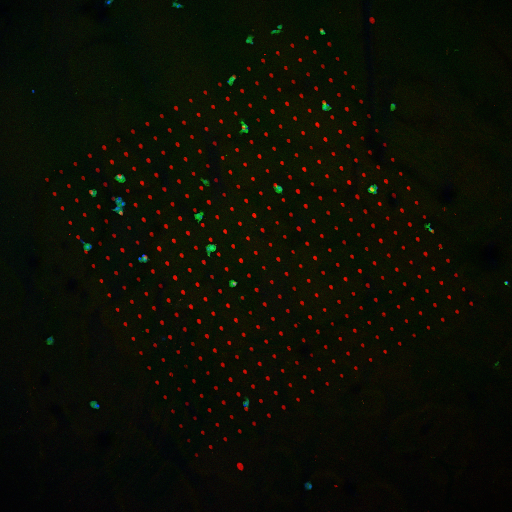
%> input picture Project001_Series005_z0.tif, 512 x 512 px
$ octave --eval "result = macroCount('Project001_Series005_z0.tif');"   (GNU Octave 9; MATLAB toolbox functions it lacks are replaced by stand-ins)
%> lines starting %> are read from the running program, lines starting %| are printed output that depends on the picture; in (x1, y1, x2, y2) boxes, pixels count from 0 and x2, y2 are one past the last pixel; in counts of white or black regions, pixels touching at a corner belong together; the program's own positions count from 1
function [numBlobs, Centroid] = macroCount(filename, varargin)
%> called with filename = 'Project001_Series005_z0.tif'
% Using Function:
% macroCount(filename, property value pair);
% Properties :
% channel : r,g,b, gb default blue
% rect : [Row Column Height Width], default all image.
% norm : The rect units are normalized, 0 : pixels, 1: normalized
% scale : 0.01 - 1, default 0.7
% pxmm : pixels per mm
% area : Compute the number of cells for this area in mm^2
% white : Removes white areas using this threhold and the channels not used for analysis, 0-255, default is 0
% wchans: The channels used for white thresholding, 0-Using default
% channels which are the channels except the channel specified by channel
% input, otherwise any compination of rgb
% border : Crop from borders by this amount of pixels, scalar, [Horizontal
% Vertical] or [left top right bottom]
% Examples:
% macroCount('Project001_Series005_z0.TIF', 'scale', 0.8)
% macroCount('M2_CD163_CTOG_MC_10x_3s_array_1-2 - Kopie.jpg','rect',[1 751 250 250])
% macroCount('M2_CD163_CTOG_MC_10x_3s_array_1-2 - Kopie.jpg','rect',[1 751 250 250],'channel','g')
% numBlobs = macroCount(...);
% [numBlobs, Centroid] = macroCount(...);
% returns number of blobs and centroids.
%% Cell Counting
% This example shows how to use a combination of basic morphological operators and blob analysis to extract information from a video stream. In this case, the example counts the number of E. Coli bacteria in each video frame. Note that the cells are of varying brightness, which makes the task of segmentation more challenging.
% Initialization
% Use these next sections of code to initialize the required variables and objects.
%% Create a System object to read video from avi file.
% filename = 'M2_CD163_CTOG_MC_10x_3s_array_1-2 - Kopie.jpg';
% filename = 'Project001_Series005_z0.TIF';


p = inputParser;
validRect = @(x) isnumeric(x) && numel(x) == 4;
validChannel = @(x) (ischar(x) || isnumeric(x));
validScale = @(x) isnumeric(x) && isscalar(x) && (x > 0);
validAngle = @(x) isnumeric(x) && isscalar(x);
validWhite = @(x) isnumeric(x) && isscalar(x) && (x > 0) && (x < 256);
validBorder = @(x) isnumeric(x) && (isscalar(x) || numel(x) == 2 || numel(x) == 4);
validBlob = @(x) isnumeric(x) && numel(x) < 3;

addRequired(p,'filename', validChannel);      % Filename to be read
addParameter(p,'channel', 'b', validChannel); % Choose channel
addParameter(p,'rect',[],validRect);    % Apply to a specific rectangle, crops image
addParameter(p,'scale',0.7,validScale); % Scales OTSU's threshold
addParameter(p,'norm',0,validScale); % 1 if rect is in normalized units
addParameter(p,'pxmm',0,validScale); % Pixels per mm
addParameter(p,'area',0,validScale); % Area in mm^2
addParameter(p,'white',0,validWhite);   % Removes white labels if any
addParameter(p,'wchans',0,validChannel);   % Removes white using this channels
addParameter(p,'border',0,validBorder); % Border crop
addParameter(p,'areablob',[4 300],validBlob); % Blob area min-max
addParameter(p,'maskRect',[],validRect);      % Clears all image data external to this rectangle
addParameter(p,'maskAngle',[],validAngle);    % The angle that maskRect should be rotated in clockwise direction

parse(p,filename,varargin{:});
areablob = p.Results.areablob;
if isscalar(p.Results.areablob)
    areablob = [p.Results.areablob 300];
end
areablob = [min(areablob) max(areablob)];

orig = imread(p.Results.filename);
%> orig is the input picture: size 512x512x3 uint8; mean R, G, B 12.6, 14.6, 4.7
if ~isempty(p.Results.maskRect)
    pg = prod(size(orig,[1 2]));
    msk = find(~immask(orig,p.Results.maskRect,p.Results.maskAngle))+[0 pg 2*pg]; % [0 pg 2*pg] -> We need to mask all three channels.
    orig(msk) = 0;
end
if isempty(p.Results.rect)
    origCrop = orig;
else
    if p.Results.norm
        origCrop = imcrop(orig, p.Results.rect.*repmat(size(orig,[2 1]),[1 2]));
    else
        origCrop = imcrop(orig, p.Results.rect);
    end
end
cropRed = medfilt2(double(origCrop(:,:,1))/255);
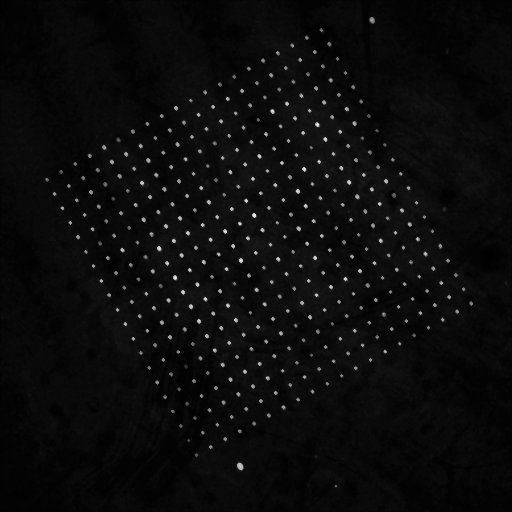
%> cropRed: size 512x512 double; min 0, max 0.925, mean 0.0462
cropGreen = medfilt2(double(origCrop(:,:,2))/255);
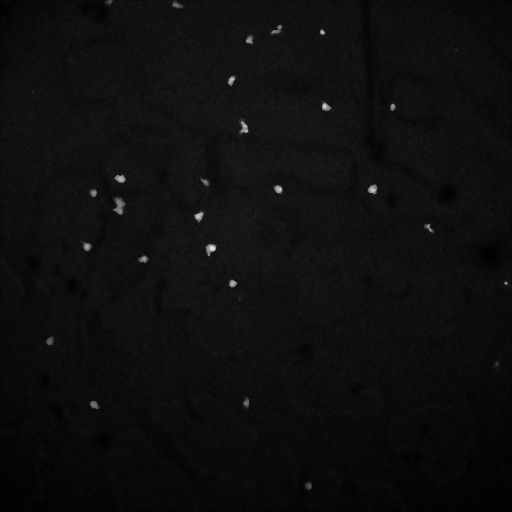
%> cropGreen: size 512x512 double; min 0, max 0.914, mean 0.0567
cropBlue = medfilt2(double(origCrop(:,:,3))/255);
switch(p.Results.channel)
    case {4,'r'}
        cropAnalysis = cropRed;
        chanName = 'origRed';
    case {2,'g'}
        cropAnalysis = cropGreen;
        chanName = 'origGreen';
    case {1,'b'}
        cropAnalysis = cropBlue;
        chanName = 'origBlue';
    case {3,'gb','bg'}
        cropAnalysis = (cropBlue + cropGreen)/2;
        chanName = 'origGreenBlue';
end
if numel(p.Results.border) > 1 || p.Results.border(1)
    switch numel(p.Results.border)
        case 1
            cropAnalysis = cropAnalysis(1+p.Results.border:end-p.Results.border,1+p.Results.border:end-p.Results.border);
            origCrop = origCrop(1+p.Results.border:end-p.Results.border,1+p.Results.border:end-p.Results.border,:);
        case 2
            cropAnalysis = cropAnalysis(1+p.Results.border(2):end-p.Results.border(2),1+p.Results.border(1):end-p.Results.border(1));
            origCrop = origCrop(1+p.Results.border(2):end-p.Results.border(2),1+p.Results.border(1):end-p.Results.border(1),:);
        case 4
            cropAnalysis = cropAnalysis(1+p.Results.border(2):end-p.Results.border(4),1+p.Results.border(1):end-p.Results.border(3));
            origCrop = origCrop(1+p.Results.border(2):end-p.Results.border(4),1+p.Results.border(1):end-p.Results.border(3),:);
    end
end
if p.Results.white
    if isnumeric(p.Results.wchans)
        if ~p.Results.wchans(1)
            switch(p.Results.channel)
                case {4,'r'}
                    indx = find(mean(origCrop(:,:,[2 3]),3)>p.Results.white);
                case {2,'g'}
                    indx = find(mean(origCrop(:,:,[1 3]),3)>p.Results.white);
                case {1,'b'}
                    indx = find(mean(origCrop(:,:,[1 2]),3)>p.Results.white);
                case {3,'gb','bg'}
                    indx = find(mean(origCrop(:,:,1),3)>p.Results.white);
            end
        else
            indx = find(mean(origCrop(:,:,p.Results.wchans),3)>p.Results.white);
        end
    else
        [~,indx] = intersect('rgba',p.Results.wchans);
        if any(indx == 4)
            indx = find(mean(origCrop,3)>p.Results.white);
        else
            indx = find(mean(origCrop(:,:,indx),3)>p.Results.white);
        end
    end
    cropAnalysis(indx) = 0;
end
% Create a BlobAnalysis System object to find the centroid of the segmented cells in the video.
hblob = vision.BlobAnalysis( ...
    'AreaOutputPort', true, ...
    'CentroidOutputPort',true,...
    'BoundingBoxOutputPort', true, ...
    'MajorAxisLengthOutputPort',true,...
    'MinorAxisLengthOutputPort',true,...
    'OrientationOutputPort',true,...
    'EccentricityOutputPort',true,...
    'EquivalentDiameterSquaredOutputPort',true,...
    'ExtentOutputPort',true,...
    'PerimeterOutputPort',true,...
    'MinimumBlobArea', areablob(1), ...
    'MaximumBlobArea', areablob(2), ...
    'ExcludeBorderBlobs',false,...
    'MaximumCount', 1500);
%% Stream Processing Loop
%Create a processing loop to count the number of cells in the input video. This loop uses the System objects you instantiated above.
% Read input video frame

% Apply a combination of morphological dilation and image arithmetic
% operations to remove uneven illumination and to emphasize the
% boundaries between the cells.
y1 = 2*cropAnalysis - imdilate(cropAnalysis, strel('square',7));
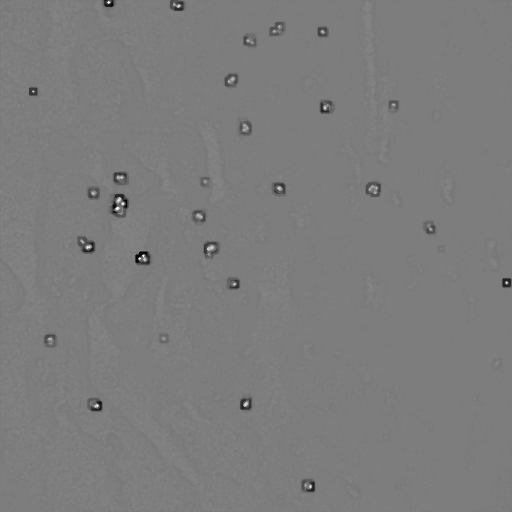
%> y1: size 512x512 double; min -0.608, max 0.647, mean 0.00653; drawn with min black and max white
y1(y1<0) = 0;
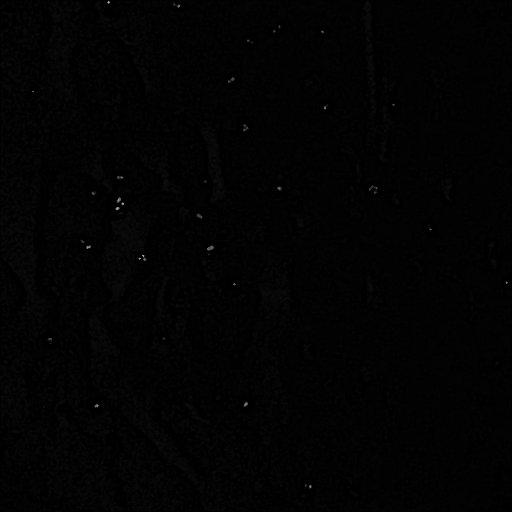
%> y1: size 512x512 double; 7.14% of pixels changed, all inside (x1, y1, x2, y2) = (0, 0, 512, 512)
y1(y1>1) = 1;
y2 = imdilate(y1, strel('square',7)) - y1;

th = multithresh(y2);               % Determine threshold using Otsu's method
%> th = 0.178
y3 = (y2 <= th*p.Results.scale);    % Binarize the image.
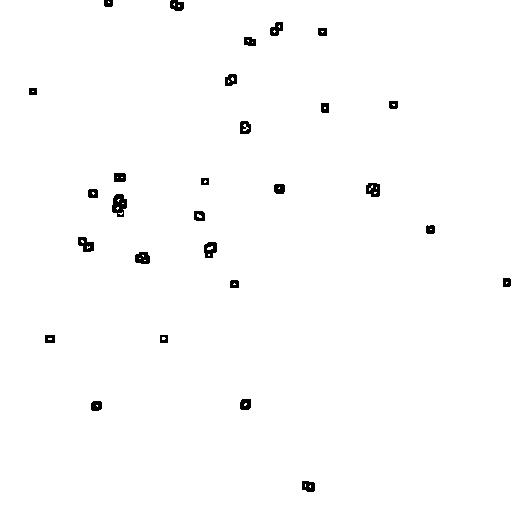
%> y3: size 512x512 logical; 98.9% white; 28 black regions, largest, box (x1, y1, x2, y2) and area: (112, 194, 127, 217) 243, (78, 237, 94, 252) 157, (366, 183, 380, 197) 156
[area,Centroid,bbox,majoraxis,minoraxis,orientation,eccentricity,eqdiasq,extent,perimeter] = hblob(y3);
%> area = 27 values, max 19 at index 18, min 4 at index 9, mean 7; Centroid = 27 rows, first 12: [50.5 339.5; 83 242; 88.83 247.8; 93.83 193.8; 118.2 208.8; 119 200.8; 121.4 214.1; 164.2 339; 174.8 5; 179.5 6.5; 199.9 216.6; 205.8 182.2]; bbox = 27 rows, first 8: [49 339 4 2; 82 241 3 3; 88 247 3 3; 93 193 3 3; 117 208 3 3; 118 200 3 3; 119 213 5 3; 163 338 4 3]; majoraxis = 27 values, max 8.1 at index 18, min 2.31 at index 10, mean 3.96; minoraxis = 27 values, max 5.68 at index 18, min 2.08 at index 9, mean 2.59; orientation = 27 values, max 1.57 at index 9, min -1.49 at index 18, mean 0.247; eccentricity = 27 values, max 0.952 at index 25, min 0 at index 10, mean 0.639; eqdiasq = 27 values, max 24.19 at index 18, min 5.09 at index 9, mean 8.91; extent = 27 values, max 1 at index 1, min 0.417 at index 25, mean 0.718; perimeter = 27 values, max 21.64 at index 18, min 3.56 at index 10, mean 7
idxrem = eccentricity>0.95;
%> idxrem = 27 logical values, 1 true
area(idxrem) = [];
Centroid(idxrem,:) = [];
bbox(idxrem,:) = [];
majoraxis(idxrem) = [];
minoraxis(idxrem) = [];
orientation(idxrem) = [];
eccentricity(idxrem) = [];
eqdiasq(idxrem) = [];
extent(idxrem) = [];
perimeter(idxrem) = [];

area = double(area);
%> area = 26 values, max 19 at index 18, min 4 at index 9, mean 6.88
% Centroid = double(step(hblob, y3)); % Calculate the centroid
numBlobs = size(Centroid,1);        % and number of cells.
%> numBlobs = 26
figure
% image_out = origCrop;
% image_out = insertShape(image_out,"rectangle",bbox,"Color","red");
imshow(origCrop)
text(Centroid(:,1),Centroid(:,2),num2str((1:size(Centroid,1))'),'Color', 'yellow','FontSize',12,'FontWeight','bold')
filename = p.Results.filename;
if any(filename == '\')
    fni = find(filename=='\');
    filename = filename(fni(end)+1:end);
    filename = replace(filename,'_','\_');
end
title([chanName '-' filename],'Interpreter','none')
hold on
bbox = double(bbox);
%> bbox = 26 rows, first 8: [49 339 4 2; 82 241 3 3; 88 247 3 3; 93 193 3 3; 117 208 3 3; 118 200 3 3; 119 213 5 3; 163 338 4 3]
plot([bbox(:,1) bbox(:,1)+bbox(:,[3 3]) bbox(:,[1 1])]',[bbox(:,[2 2]) bbox(:,2)+bbox(:,[4 4]) bbox(:,2)]','Color','r','LineWidth',2);
phi = linspace(0,2*pi,50);
cosphi = cos(phi);
sinphi = sin(phi);
for k = 1:numBlobs
    xbar = Centroid(k,1);
    ybar = Centroid(k,2);

    a = majoraxis(k)/2;
    b = minoraxis(k)/2;

    theta = orientation(k);
    R = [ cos(theta)   sin(theta)
         -sin(theta)   cos(theta)];

    xy = [a*cosphi; b*sinphi];
    xy = R*xy;

    x = xy(1,:) + xbar;
    y = xy(2,:) + ybar;

    plot(x,y,'g','LineWidth',2);
end
%> this loop made 26 passes
%> (xbar, ybar, a, b, theta, R) on passes 1 to 11: (50.5, 339.5, 2.31, 1.15, 0, [1 0; 0 1]), (83, 242, 1.94, 1.21, -0.785, [0.707 -0.707; 0.707 0.707]), (88.83, 247.8, 1.98, 1.37, 0.431, [0.909 0.418; -0.418 0.909]), (93.83, 193.8, 1.67, 1.29, -0.785, [0.707 -0.707; 0.707 0.707]), (118.2, 208.8, 1.67, 1.29, 0.785, [0.707 0.707; -0.707 0.707]), (119, 200.8, 1.76, 1.18, 0.976, [0.561 0.828; -0.828 0.561]), (121.4, 214.1, 2.71, 1.3, 0.122, [0.993 0.122; -0.122 0.993]), (164.2, 339, 2.04, 1.65, 0, [1 0; 0 1]), (174.8, 5, 1.53, 1.04, 1.57, [6.12e-17 1; -1 6.12e-17]), (179.5, 6.5, 1.15, 1.15, 0, [1 0; 0 1]), (199.9, 216.6, 3.06, 1.57, -0.512, [0.872 -0.49; 0.49 0.872])
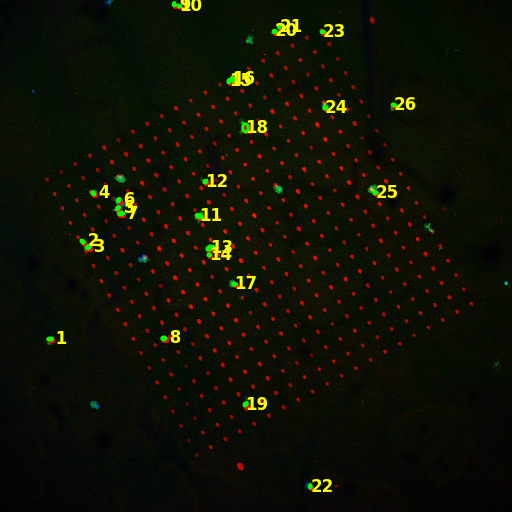
%> figure redrawn from the program's plot data; its title reads 'origBlue-Project001_Series005_z0.tif'
hold off
figure
% Display video
image_out = cropAnalysis;
image_out = insertMarker(image_out, Centroid, '+', 'Color', 'green');

y2 = insertMarker(double(y2), Centroid, '+', 'Color', 'green','size',2);
%> y2: size 512x512x3 double
y3 = insertMarker(double(y3), Centroid, '+', 'Color', 'green','size',2);
%> y3: size 512x512x3 double
%> `result = macroCount('Project001_Series005_z0.tif');`: result = 26
subplot(2,2,1); imshow(image_out); title(filename);
subplot(2,2,2); imshow(y1); title([chanName '-Enhanced']);
subplot(2,2,3); imshow(y2); title([chanName '-Blob']);
subplot(2,2,4); imshow(y3); title(sprintf([chanName '-Threshold:%f Scale:%f'], th, p.Results.scale));
fprintf(2,'# of cells\t%d\n',numBlobs);
fprintf(2,'Ecc\t%f+-%f\n',mean(eccentricity),std(eccentricity));
fprintf(2,'Extent\t%f+-%f\n',mean(extent),std(extent));
if p.Results.pxmm
    pxum = p.Results.pxmm/1e3;
    fprintf(2,'Cell area\t%f+-%f\tum^2\n',mean(area)/(pxum^2),std(area)/(pxum^2));
    if isempty(p.Results.maskRect)
    numBlobs = numBlobs/prod(size(cropAnalysis)/p.Results.pxmm);
    else
        numBlobs = numBlobs/prod(p.Results.maskRect([3 4])/p.Results.pxmm);
    end
    if p.Results.area
        fprintf(2,'# of cells/%gmm^2\t%d\n',p.Results.area,round(numBlobs*p.Results.area));
    else
        fprintf(2,'# of cells/mm^2\t%d\n',round(numBlobs));
    end
    fprintf(2,'MajorAxis\t%f+-%f\tum\n',mean(majoraxis)/pxum,std(majoraxis)/pxum);
    fprintf(2,'MinorAxis\t%f+-%f\tum\n',mean(minoraxis)/pxum,std(minoraxis)/pxum);
    fprintf(2,'Equivalent diameter\t%f+-%f\tum\n',mean(sqrt(eqdiasq))/pxum,std(sqrt(eqdiasq))/pxum);
    fprintf(2,'Perimeter\t%f+-%f\tum\n',mean(perimeter)/pxum,std(perimeter)/pxum);
else
    fprintf(2,'Cell area\t%f+-%f\tpixels^2\n',mean(area),std(area));
    fprintf(2,'MajorAxis\t%f+-%f\tpixels\n',mean(majoraxis),std(majoraxis));
    fprintf(2,'MinorAxis\t%f+-%f\tpixels\n',mean(minoraxis),std(minoraxis));
    fprintf(2,'Equivalent diameter\t%f+-%f\tpixels\n',mean(sqrt(eqdiasq)),std(sqrt(eqdiasq)));
    fprintf(2,'Perimeter\t%f+-%f\tpixels\n',mean(perimeter),std(perimeter));
end
figure
imshow(image_out);
figure
imshow(y1);
figure
imshow(y2);
figure
imshow(y3);
